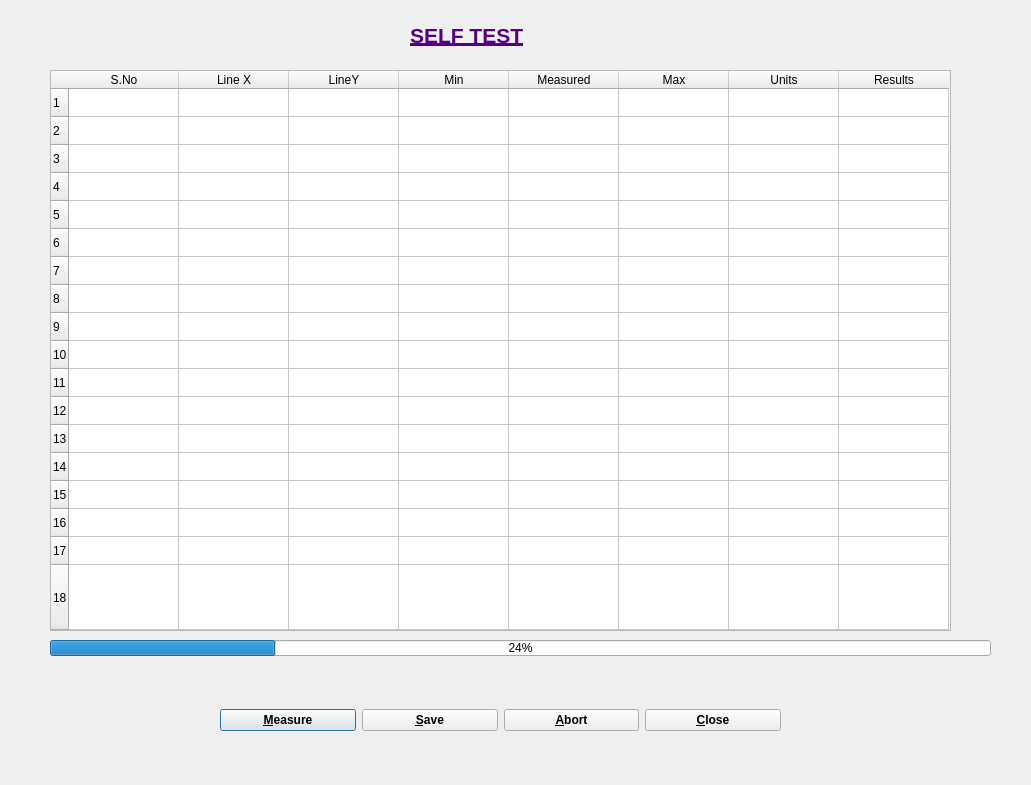
<?xml version="1.0" encoding="UTF-8"?>
<ui version="4.0">
 <class>Dialog_SelfTest</class>
 <widget class="QDialog" name="Dialog_SelfTest">
  <property name="geometry">
   <rect>
    <x>0</x>
    <y>0</y>
    <width>1031</width>
    <height>785</height>
   </rect>
  </property>
  <property name="windowTitle">
   <string>Self Test</string>
  </property>
  <widget class="QTableWidget" name="tableWidget">
   <property name="geometry">
    <rect>
     <x>50</x>
     <y>70</y>
     <width>901</width>
     <height>561</height>
    </rect>
   </property>
   <property name="sizePolicy">
    <sizepolicy hsizetype="Expanding" vsizetype="Expanding">
     <horstretch>0</horstretch>
     <verstretch>0</verstretch>
    </sizepolicy>
   </property>
   <property name="rowCount">
    <number>18</number>
   </property>
   <attribute name="horizontalHeaderVisible">
    <bool>true</bool>
   </attribute>
   <attribute name="horizontalHeaderCascadingSectionResizes">
    <bool>true</bool>
   </attribute>
   <attribute name="horizontalHeaderDefaultSectionSize">
    <number>110</number>
   </attribute>
   <attribute name="horizontalHeaderHighlightSections">
    <bool>true</bool>
   </attribute>
   <attribute name="horizontalHeaderShowSortIndicator" stdset="0">
    <bool>false</bool>
   </attribute>
   <attribute name="horizontalHeaderStretchLastSection">
    <bool>false</bool>
   </attribute>
   <attribute name="verticalHeaderDefaultSectionSize">
    <number>28</number>
   </attribute>
   <attribute name="verticalHeaderMinimumSectionSize">
    <number>19</number>
   </attribute>
   <attribute name="verticalHeaderShowSortIndicator" stdset="0">
    <bool>false</bool>
   </attribute>
   <attribute name="verticalHeaderStretchLastSection">
    <bool>true</bool>
   </attribute>
   <row/>
   <row/>
   <row/>
   <row/>
   <row/>
   <row/>
   <row/>
   <row/>
   <row/>
   <row/>
   <row/>
   <row/>
   <row/>
   <row/>
   <row/>
   <row/>
   <row/>
   <row/>
   <column>
    <property name="text">
     <string>S.No</string>
    </property>
   </column>
   <column>
    <property name="text">
     <string>Line X</string>
    </property>
   </column>
   <column>
    <property name="text">
     <string>LineY</string>
    </property>
   </column>
   <column>
    <property name="text">
     <string>Min</string>
    </property>
   </column>
   <column>
    <property name="text">
     <string>Measured</string>
    </property>
   </column>
   <column>
    <property name="text">
     <string>Max</string>
    </property>
   </column>
   <column>
    <property name="text">
     <string>Units</string>
    </property>
   </column>
   <column>
    <property name="text">
     <string>Results</string>
    </property>
   </column>
  </widget>
  <widget class="QProgressBar" name="progressBar">
   <property name="geometry">
    <rect>
     <x>50</x>
     <y>640</y>
     <width>941</width>
     <height>16</height>
    </rect>
   </property>
   <property name="value">
    <number>24</number>
   </property>
  </widget>
  <widget class="QWidget" name="horizontalLayoutWidget">
   <property name="geometry">
    <rect>
     <x>220</x>
     <y>680</y>
     <width>561</width>
     <height>80</height>
    </rect>
   </property>
   <layout class="QHBoxLayout" name="horizontalLayout">
    <item>
     <widget class="QPushButton" name="pushButton_Measure">
      <property name="font">
       <font>
        <pointsize>9</pointsize>
        <weight>75</weight>
        <bold>true</bold>
       </font>
      </property>
      <property name="text">
       <string>&amp;Measure</string>
      </property>
     </widget>
    </item>
    <item>
     <widget class="QPushButton" name="pushButton_Save">
      <property name="font">
       <font>
        <pointsize>9</pointsize>
        <weight>75</weight>
        <bold>true</bold>
       </font>
      </property>
      <property name="text">
       <string>&amp;Save</string>
      </property>
     </widget>
    </item>
    <item>
     <widget class="QPushButton" name="pushButton_Abort">
      <property name="font">
       <font>
        <pointsize>9</pointsize>
        <weight>75</weight>
        <bold>true</bold>
       </font>
      </property>
      <property name="text">
       <string>&amp;Abort</string>
      </property>
     </widget>
    </item>
    <item>
     <widget class="QPushButton" name="pushButton_Back">
      <property name="font">
       <font>
        <pointsize>9</pointsize>
        <weight>75</weight>
        <bold>true</bold>
       </font>
      </property>
      <property name="text">
       <string>&amp;Close</string>
      </property>
     </widget>
    </item>
   </layout>
  </widget>
  <widget class="QLabel" name="label">
   <property name="geometry">
    <rect>
     <x>410</x>
     <y>20</y>
     <width>141</width>
     <height>31</height>
    </rect>
   </property>
   <property name="font">
    <font>
     <pointsize>16</pointsize>
     <weight>75</weight>
     <bold>true</bold>
     <underline>true</underline>
    </font>
   </property>
   <property name="styleSheet">
    <string notr="true">
color: rgb(85, 0, 127);</string>
   </property>
   <property name="text">
    <string>SELF TEST</string>
   </property>
  </widget>
 </widget>
 <resources/>
 <connections/>
</ui>
